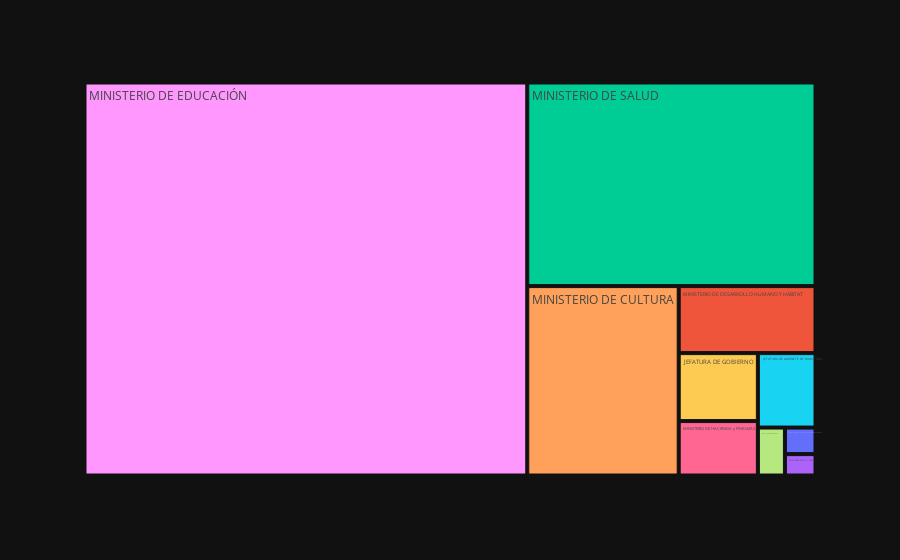

Notebook code for this chart:
### Code cell
fig = px.treemap(jurisdiccionPorImportePago.head(10), path=["Jurisdicción"], values="Monto", hover_data=["Jurisdicción","Monto"], 
                  color="Jurisdicción", 
                  template="plotly_dark",
                  labels={"Jurisdicción":"Monto"})
fig.show()

### Figure 1 — Plotly figure (JSON) as saved in the notebook; plotly's stock layout.template omitted (floating-point values rounded to 4 significant figures)
{"data": [{"branchvalues": "total", "customdata": [["MINISTERIO DE ESPACIO PUBLICO E HIGIENE URBANA", 11513730, "MINISTERIO DE ESPACIO PUBLICO E HIGIENE URBANA"], ["MINISTERIO DE DESARROLLO HUMANO Y HÁBITAT", 129975082, "MINISTERIO DE DESARROLLO HUMANO Y HÁBITAT"], ["MINISTERIO DE SALUD", 831837673, "MINISTERIO DE SALUD"], ["MIN.DESA.ECON Y PROD", 9256672, "MIN.DESA.ECON Y PROD"], ["MINISTERIO DE CULTURA", 406580909, "MINISTERIO DE CULTURA"], ["JEFATURA DE GABINETE DE MINISTROS", 60804713, "JEFATURA DE GABINETE DE MINISTROS"], ["MINISTERIO DE HACIENDA y FINANZAS", 61090239, "MINISTERIO DE HACIENDA y FINANZAS"], ["MINISTERIO DE GOBIERNO", 18391595, "MINISTERIO DE GOBIERNO"], ["MINISTERIO DE EDUCACIÓN", 2466732638, "MINISTERIO DE EDUCACIÓN"], ["JEFATURA DE GOBIERNO", 76241218, "JEFATURA DE GOBIERNO"]], "domain": {"x": [0, 1], "y": [0, 1]}, "hovertemplate": "labels=%{label}<br>Monto=%{customdata[2]}<br>parent=%{parent}<br>id=%{id}<extra></extra>", "ids": ["MINISTERIO DE ESPACIO PUBLICO E HIGIENE URBANA", "MINISTERIO DE DESARROLLO HUMANO Y HÁBITAT", "MINISTERIO DE SALUD", "MIN.DESA.ECON Y PROD", "MINISTERIO DE CULTURA", "JEFATURA DE GABINETE DE MINISTROS", "MINISTERIO DE HACIENDA y FINANZAS", "MINISTERIO DE GOBIERNO", "MINISTERIO DE EDUCACIÓN", "JEFATURA DE GOBIERNO"], "labels": ["MINISTERIO DE ESPACIO PUBLICO E HIGIENE URBANA", "MINISTERIO DE DESARROLLO HUMANO Y HÁBITAT", "MINISTERIO DE SALUD", "MIN.DESA.ECON Y PROD", "MINISTERIO DE CULTURA", "JEFATURA DE GABINETE DE MINISTROS", "MINISTERIO DE HACIENDA y FINANZAS", "MINISTERIO DE GOBIERNO", "MINISTERIO DE EDUCACIÓN", "JEFATURA DE GOBIERNO"], "marker": {"colors": ["#636efa", "#EF553B", "#00cc96", "#ab63fa", "#FFA15A", "#19d3f3", "#FF6692", "#B6E880", "#FF97FF", "#FECB52"]}, "name": "", "parents": ["", "", "", "", "", "", "", "", "", ""], "type": "treemap", "values": [11513730, 129975082, 831837673, 9256672, 406580909, 60804713, 61090239, 18391595, 2466732638, 76241218]}], "layout": {"legend": {"tracegroupgap": 0}, "margin": {"t": 60}}}
